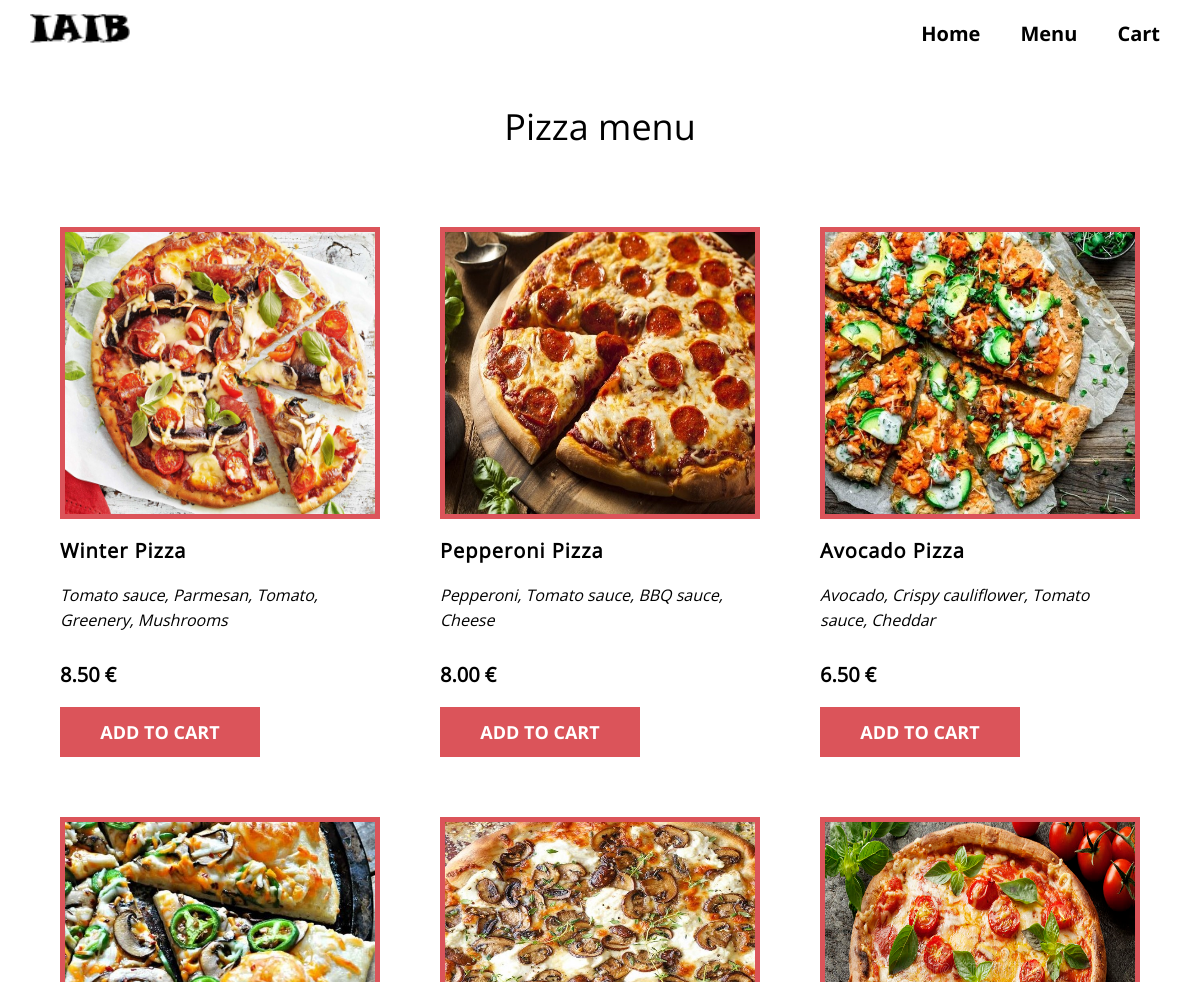
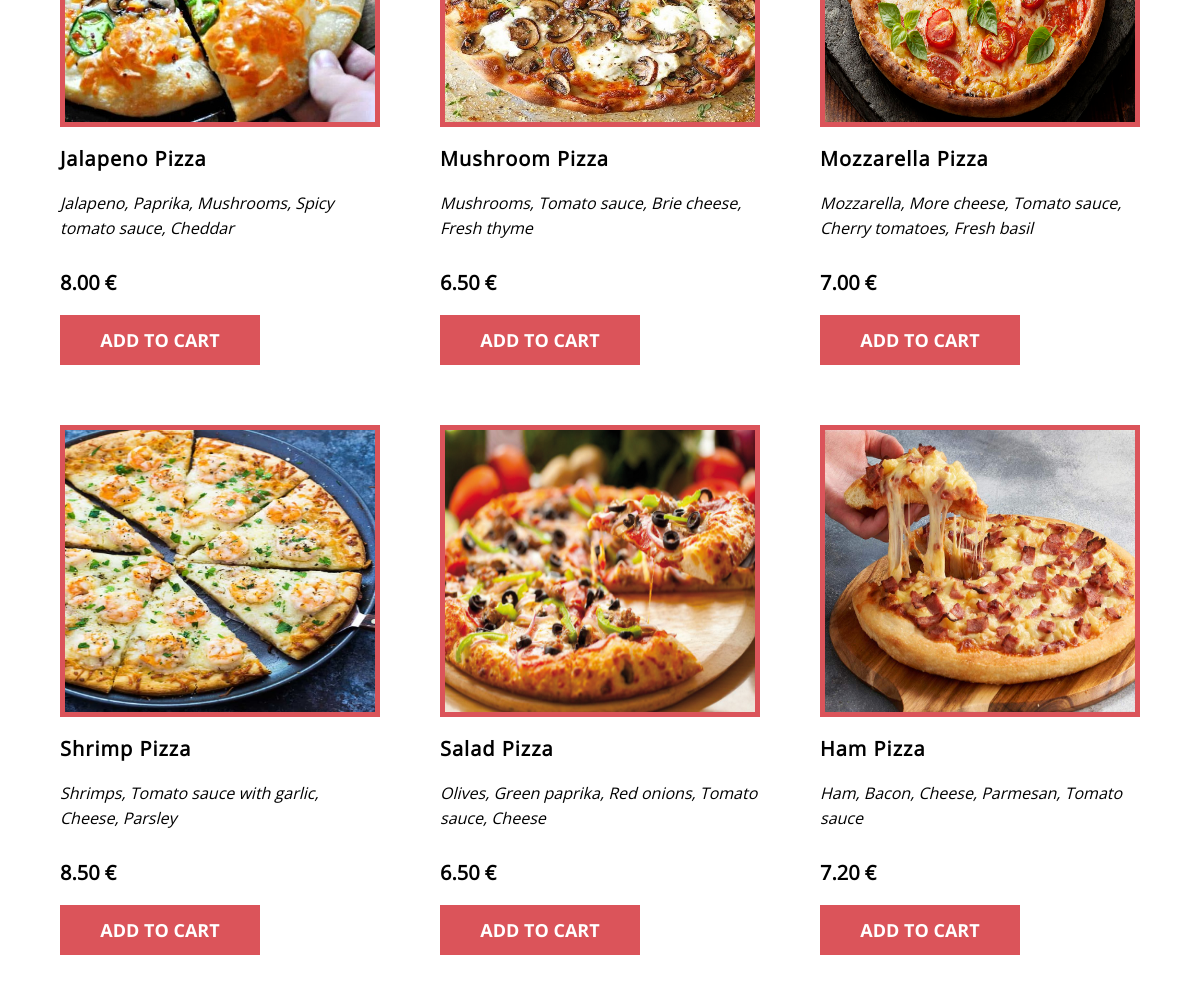
The app's page /menu/pizza/ with its own data (2 pictures, top to bottom).
### pizza/models.py (models this page shows, shortened)
class Pizza(models.Model):
    name = models.CharField(max_length=100)
    price = models.DecimalField(max_digits=10, decimal_places=2)
    ingredients = models.TextField(max_length=500)
    image = models.ImageField(upload_to="images/pizza_images/")
    available = models.BooleanField(default=True)
    category = models.ForeignKey(Category, on_delete=models.PROTECT, null=True)

### pizza/views.py (the view)
# urls.py: path('menu/pizza/', pizza_menu, name='pizza'),
def pizza_menu(request):
    menu = Pizza.objects.all()
    return render(request, 'pizza/menu/pizza.html', {'menu': menu, 'title': 'Pizza menu'})

### pizza/templates/pizza/menu/pizza.html (shortened to what this page needs)
<!DOCTYPE html>
{% load static %}
<html lang="en">
<head>
    <link type="text/css" rel="stylesheet" href="{% static 'pizza/menu/css/style.css' %}" />
    <link type="text/css" rel="stylesheet" href="{% static 'pizza/navbar/css/style.css' %}" />
</head>
<body>
    <div class="wrapper">
        {% include "pizza/navbar.html" %}
        <div class="container">
            <div class="header">{{ title }}</div>
        </div>
        <div class="menu">
            <div class="menu_container container">
                <div class="menu_content">
                    {% for p in menu %}
                    {% if p.available %}
                    <div class="menu_item">
                        <div class="menu_item_img">
                            <img src="{{ p.image.url }}" alt="pizza">
                        </div>
                        <div class="menu_item_title">{{ p.name }}</div>
                        <div class="menu_item_description"><i>{{ p.ingredients }}</i></div>
                        <div class="menu_item_price">{{ p.price }} €</div>
                        <a href="#" class="menu_button">
                            <div id="{{ p.id }}" class="add_to_cart">ADD TO CART</div>
                        </a>
                    </div>
                    {% endif %}
                    {% endfor %}
                </div>
            </div>
        </div>
    </div>
</body>
</html>

### pizza/templates/pizza/navbar.html (shortened to what this page needs)
{% load static %}
<nav class="navbar">
  <div class="navbar_container container">
    <div class="nav_logo_item">
      <img src="{% static 'pizza/navbar/images/logo.jpg' %}" alt="logo">
    </div>
    <div class="nav_items">
      <a href="{% url 'home' %}" class="nav_home_item">Home</a>
      <div class="nav_menu_item">
        <button class="nav_menu_item_button">Menu</button>
      </div>
      <a href="{% url 'cart' %}" class="nav_cart_item">Cart</a>
    </div>
  </div>
</nav>

### pizza/static/pizza/menu/css/style.css (style rules this page uses)
* { padding: 0; margin: 0; border: 0; }
*, *:before, *:after { box-sizing: border-box; }
nav, footer, header, aside { display: block; }
html, body { height: 100%; width: 100%; font-size: 100%; line-height: 1; font-size: 14px; -ms-text-size-adjust: 100%; -moz-text-size-adjust: 100%; -webkit-text-size-adjust: 100%; }
input, button, textarea { font-family: inherit; }
button { cursor: pointer; }
a, a:visited { text-decoration: none; }
img { vertical-align: top; }
body { font-family: Roboto-Regular; color: #000; }
.wrapper { min-height: 100%; overflow: hidden; display: flex; flex-direction: column; }
.container { max-width: 1140px; margin: 0 auto; box-sizing: content-box; padding: 0px 5px; }
.menu_button { display: flex; color: white; font-size: 18px; font-family: OpenSans-Bold; font-weight: 700; line-height: 200%; height: 50px; background: #db545a; justify-content: center; align-items: center; width: 200px; transition: all 0.3s ease 0s; }
.header { margin: 50px 0px; text-align: center; font-size: 36px; line-height: 110%; }
.menu_content { display: flex; flex-wrap: wrap; margin-bottom: 20px; }
.menu_item { position: relative; max-width: 33%; padding: 30px; min-height: 560px; display: table; margin-bottom: 30px; }
.menu_item img { width: 320px; height: 292px; border: 5px solid #db545a; }
.menu_item_title { margin: 20px 0px; font-size: 20px; line-height: 120%; letter-spacing: 1px; font-weight: 700; }
.menu_item_description { font-family: OpenSans-Regular; line-height: 160%; font-size: 16px; }
.menu_item_price { position: absolute; bottom: 50px; font-size: 20px; line-height: 120%; font-weight: 700; margin: 20px 0px; }
.menu_button { position: absolute; bottom: 0; }

### pizza/static/pizza/navbar/css/style.css (style rules this page uses)
* { padding: 0; margin: 0; border: 0; }
*, *:before, *:after { box-sizing: border-box; }
nav, footer, header, aside { display: block; }
html, body { height: 100%; width: 100%; font-size: 100%; line-height: 1; font-size: 14px; -ms-text-size-adjust: 100%; -moz-text-size-adjust: 100%; -webkit-text-size-adjust: 100%; }
input, button, textarea { font-family: inherit; }
button { cursor: pointer; }
a, a:visited { text-decoration: none; }
img { vertical-align: top; }
.navbar { margin-top: 10px; }
.navbar_container { display: flex; justify-content: space-between; }
.nav_logo_item img { width: 100px; }
.nav_items { display: flex; align-items: center; font-family: OpenSans-Bold; font-size: 20px; }
.nav_items a { padding: 10px; color: black; transition: all 0.3s ease 0s; }
.nav_home_item { margin-right: 20px; }
.nav_menu_item { margin-right: 20px; position: relative; display: inline-block; }
.nav_menu_item_button { padding: 10px; color: black; background: None; font-size: 20px; border: none; transition: all 0.3s ease 0s; }
body { font-family: OpenSans-Regular; color: #000; }
.container { max-width: 1140px; margin: 0 auto; box-sizing: content-box; padding: 0px 5px; }

### records on screen
Pizza: image (picture), name "Winter Pizza", ingredients "Tomato sauce, Parmesan, Tomato, Greenery, Mushrooms", price "8.50"
Pizza: image (picture), name "Pepperoni Pizza", ingredients "Pepperoni, Tomato sauce, BBQ sauce, Cheese", price "8.00"
Pizza: image (picture), name "Avocado Pizza", ingredients "Avocado, Crispy cauliflower, Tomato sauce, Cheddar", price "6.50"
Pizza: image (picture), name "Jalapeno Pizza", ingredients "Jalapeno, Paprika, Mushrooms, Spicy tomato sauce, Cheddar", price "8.00"
Pizza: image (picture), name "Mushroom Pizza", ingredients "Mushrooms, Tomato sauce, Brie cheese, Fresh thyme", price "6.50"
Pizza: image (picture), name "Mozzarella Pizza", ingredients "Mozzarella, More cheese, Tomato sauce, Cherry tomatoes, Fresh basil", price "7.00"
Pizza: image (picture), name "Shrimp Pizza", ingredients "Shrimps, Tomato sauce with garlic, Cheese, Parsley", price "8.50"
Pizza: image (picture), name "Salad Pizza", ingredients "Olives, Green paprika, Red onions, Tomato sauce, Cheese", price "6.50"
Pizza: image (picture), name "Ham Pizza", ingredients "Ham, Bacon, Cheese, Parmesan, Tomato sauce", price "7.20"

### other values on screen
{{ title }} "Pizza menu"
